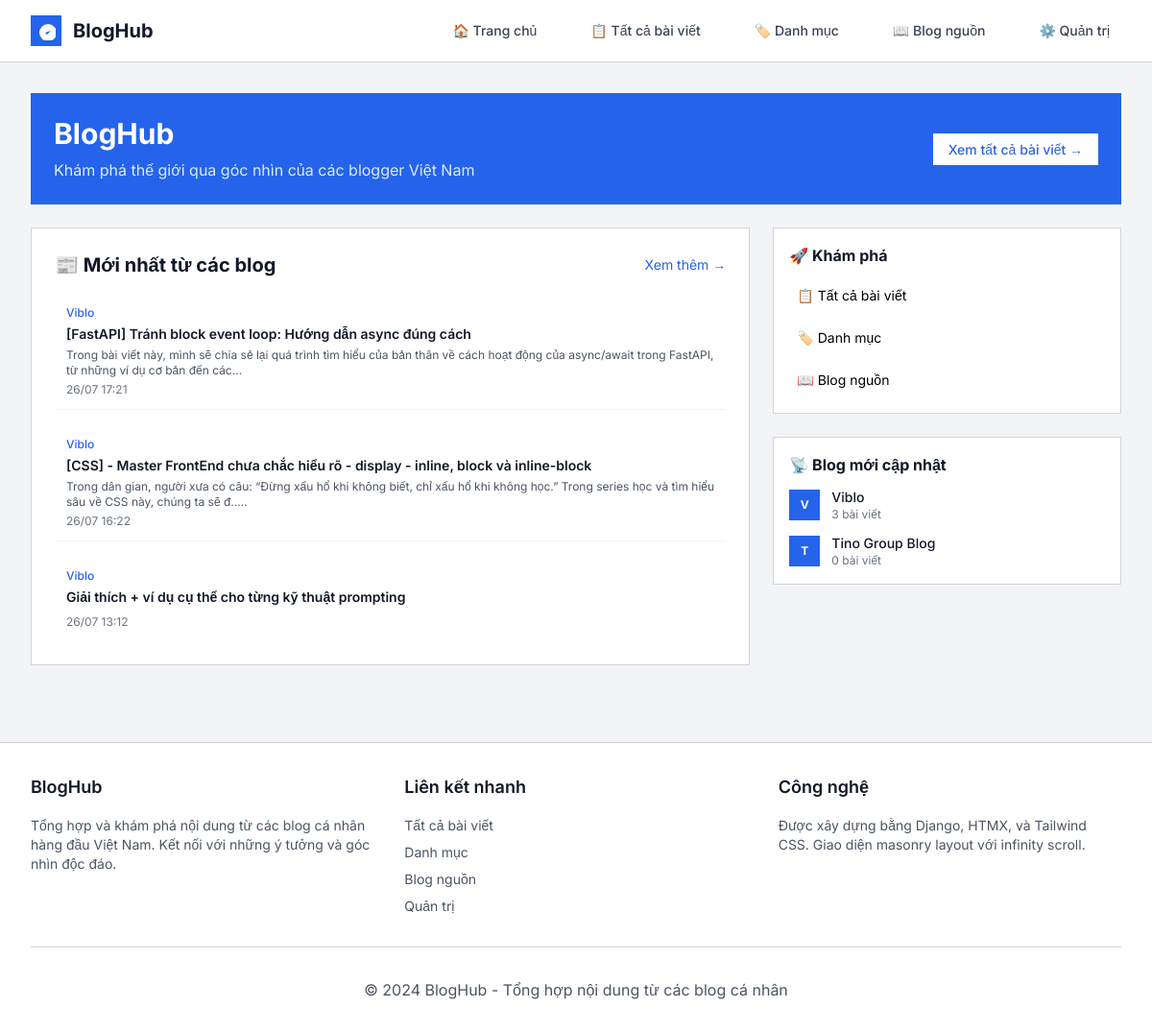
The page / on the database its author committed.
### aggregator/models.py (models this page shows, shortened)
class Post(models.Model):
    title = models.CharField(max_length=500, verbose_name="Tiêu đề")
    link = models.URLField(unique=True, verbose_name="Link gốc")
    excerpt = models.TextField(blank=True, verbose_name="Mô tả ngắn")
    thumbnail_url = models.URLField(blank=True, verbose_name="Ảnh thumbnail")
    published_date = models.DateTimeField(verbose_name="Ngày đăng")
    blog_source = models.ForeignKey(
        BlogSource,
        on_delete=models.CASCADE,
        related_name='posts',
        verbose_name="Nguồn blog"
    )
    category = models.ForeignKey(
        Category,
        on_delete=models.SET_NULL,
        null=True,
        blank=True,
        related_name='posts',
        verbose_name="Danh mục"
    )
    created_at = models.DateTimeField(auto_now_add=True)
    class Meta:
        verbose_name = "Bài viết"
        verbose_name_plural = "Bài viết"
        ordering = ['-published_date']
    @property
    def short_excerpt(self):
        if self.excerpt and len(self.excerpt) > 150:
            return self.excerpt[:150] + "..."
        return self.excerpt or ""

class BlogSource(models.Model):
    name = models.CharField(max_length=200, verbose_name="Tên blog")
    description = models.TextField(blank=True, verbose_name="Mô tả")
    rss_url = models.URLField(verbose_name="RSS URL")
    homepage_url = models.URLField(blank=True, verbose_name="Trang chủ")
    is_active = models.BooleanField(default=True, verbose_name="Kích hoạt")
    created_at = models.DateTimeField(auto_now_add=True)
    updated_at = models.DateTimeField(auto_now=True)
    last_fetched = models.DateTimeField(null=True, blank=True, verbose_name="Lần crawl cuối")
    logo_url = models.URLField(blank=True, verbose_name="Logo URL")
    author = models.CharField(max_length=200, blank=True, verbose_name="Tác giả")
    language = models.CharField(max_length=10, default='vi', verbose_name="Ngôn ngữ")
    tags = models.CharField(max_length=500, blank=True, verbose_name="Tags (phân cách bằng dấu phẩy)")
    class Meta:
        verbose_name = "Nguồn Blog"
        verbose_name_plural = "Nguồn Blog"
        ordering = ['name']
    @property
    def posts_count(self):
        return self.posts.count()

### aggregator/views.py (the view)
# urls.py: path('', views.index, name='index'),  # New homepage
def index(request):
    featured_posts = MyPost.objects.filter(
        is_published=True,
        is_featured=True
    ).select_related('category', 'author')[:3]
    latest_external = Post.objects.select_related('blog_source', 'category').filter(
        blog_source__is_active=True
    )[:6]
    latest_my_posts = MyPost.objects.filter(
        is_published=True
    ).select_related('category', 'author')[:4]
    popular_categories = Category.objects.filter(
        is_active=True
    ).annotate(
        total_posts=Count('posts') + Count('my_posts')
    ).order_by('-total_posts')[:6]
    recent_sources = BlogSource.objects.filter(
        is_active=True
    ).order_by('-last_fetched')[:8]
    week_ago = timezone.now() - timedelta(days=7)
    trending_posts = MyPost.objects.filter(
        is_published=True,
        published_date__gte=week_ago
    ).order_by('-views_count')[:5]
    context = {
        'featured_posts': featured_posts,
        'latest_external': latest_external,
        'latest_my_posts': latest_my_posts,
        'popular_categories': popular_categories,
        'recent_sources': recent_sources,
        'trending_posts': trending_posts,
    }
    return render(request, 'aggregator/index.html', context)

### aggregator/templates/aggregator/index.html (shortened to what this page needs)
{% extends 'aggregator/base.html' %}
{% block content %}
<div class="bg-blue-600 p-6 text-white mb-6">
    <div class="flex justify-between items-center">
        <div>
            <h1 class="text-3xl font-bold mb-2">BlogHub</h1>
            <p class="text-blue-100">Khám phá thế giới qua góc nhìn của các blogger Việt Nam</p>
        </div>
        <div class="text-right">
            <a href="{% url 'aggregator:all_posts' %}" class="bg-white text-blue-600 px-4 py-2 text-sm font-medium hover:bg-gray-100">
                Xem tất cả bài viết →
            </a>
        </div>
    </div>
</div>
<div class="grid grid-cols-1 lg:grid-cols-3 gap-6">
    <div class="lg:col-span-2 space-y-6">
        <section class="bg-white border border-gray-300 p-6">
            <div class="flex items-center justify-between mb-4">
                <h2 class="text-xl font-bold text-gray-900">📰 Mới nhất từ các blog</h2>
                <a href="{% url 'aggregator:all_posts' %}?type=external" class="text-blue-600 text-sm hover:text-blue-700">Xem thêm →</a>
            </div>
            <div class="space-y-4">
                {% for post in latest_external %}
                <article class="flex gap-4 p-3 border-b border-gray-100 last:border-b-0">
                    <div class="flex-1">
                        <div class="flex items-center gap-2 mb-1">
                            <span class="text-xs text-blue-600 font-medium">{{ post.blog_source.name }}</span>
                        </div>
                        <h3 class="text-sm font-semibold text-gray-900 mb-1 line-clamp-2">
                            <a href="{{ post.link }}" target="_blank" class="hover:text-blue-600">{{ post.title }}</a>
                        </h3>
                        <p class="text-xs text-gray-600 line-clamp-2">{{ post.short_excerpt }}</p>
                        <div class="text-xs text-gray-500 mt-1">{{ post.published_date|date:"d/m H:i" }}</div>
                    </div>
                </article>
                {% endfor %}
            </div>
        </section>
    </div>
    <div class="space-y-6">
        <section class="bg-white border border-gray-300 p-4">
            <h3 class="font-bold text-gray-900 mb-3">🚀 Khám phá</h3>
            <div class="space-y-2">
                <a href="{% url 'aggregator:all_posts' %}" class="block p-2 text-sm hover:bg-gray-50">
                    📋 Tất cả bài viết
                </a>
                <a href="{% url 'aggregator:categories' %}" class="block p-2 text-sm hover:bg-gray-50">
                    🏷️ Danh mục
                </a>
                <a href="{% url 'aggregator:blog_sources' %}" class="block p-2 text-sm hover:bg-gray-50">
                    📖 Blog nguồn
                </a>
            </div>
        </section>
        {% if recent_sources %}
        <section class="bg-white border border-gray-300 p-4">
            <h3 class="font-bold text-gray-900 mb-3">📡 Blog mới cập nhật</h3>
            <div class="space-y-3">
                {% for source in recent_sources %}
                <div class="flex items-center gap-3">
                    {% if source.logo_url %}
                    <img src="{{ source.logo_url }}" alt="{{ source.name }}" class="w-8 h-8 bg-gray-200">
                    {% else %}
                    <div class="w-8 h-8 bg-blue-600 flex items-center justify-center">
                        <span class="text-white text-xs font-bold">{{ source.name|first|upper }}</span>
                    </div>
                    {% endif %}
                    <div class="flex-1 min-w-0">
                        <div class="text-sm font-medium text-gray-900 truncate">{{ source.name }}</div>
                        <div class="text-xs text-gray-500">{{ source.posts_count }} bài viết</div>
                    </div>
                </div>
                {% endfor %}
            </div>
        </section>
        {% endif %}
    </div>
</div>
{% endblock %}

### aggregator/templates/aggregator/base.html (shortened to what this page needs)
<!DOCTYPE html>
<html lang="vi">
<head>
    <script src="https://cdn.tailwindcss.com"></script>
    {% load static %}
    <link rel="stylesheet" href="{% static 'css/style.css' %}">
</head>
<body class="bg-gray-100 min-h-screen">
    <header class="bg-white border-b border-gray-300">
        <div class="max-w-7xl mx-auto px-4 sm:px-6 lg:px-8">
            <div class="flex justify-between items-center h-16">
                <div class="flex items-center">
                    <a href="{% url 'aggregator:index' %}" class="flex items-center">
                        <div class="w-8 h-8 bg-blue-600 flex items-center justify-center mr-3">
                            <svg class="w-5 h-5 text-white" fill="currentColor" viewBox="0 0 20 20">
                                <path d="M9 12l2 2 4-4m6 2a9 9 0 11-18 0 9 9 0 0118 0z"/>
                            </svg>
                        </div>
                        <h1 class="text-xl font-bold text-gray-900">BlogHub</h1>
                    </a>
                </div>
                <nav class="hidden md:flex space-x-8">
                    <a href="{% url 'aggregator:index' %}" class="text-gray-700 hover:text-blue-600 px-3 py-2 text-sm font-medium">
                        🏠 Trang chủ
                    </a>
                    <a href="{% url 'aggregator:all_posts' %}" class="text-gray-700 hover:text-blue-600 px-3 py-2 text-sm font-medium">
                        📋 Tất cả bài viết
                    </a>
                    <a href="{% url 'aggregator:categories' %}" class="text-gray-700 hover:text-blue-600 px-3 py-2 text-sm font-medium">
                        🏷️ Danh mục
                    </a>
                    <a href="{% url 'aggregator:blog_sources' %}" class="text-gray-700 hover:text-blue-600 px-3 py-2 text-sm font-medium">
                        📖 Blog nguồn
                    </a>
                    <a href="/admin/" class="text-gray-700 hover:text-blue-600 px-3 py-2 text-sm font-medium">
                    </a>
                </nav>
            </div>
        </div>
    </header>
    <main class="max-w-7xl mx-auto px-4 sm:px-6 lg:px-8 py-8">
        {% block content %}
        {% endblock %}
    </main>
    <footer class="bg-white border-t border-gray-300 mt-12">
        <div class="max-w-7xl mx-auto px-4 sm:px-6 lg:px-8 py-8">
            <div class="grid grid-cols-1 md:grid-cols-3 gap-8">
                <div>
                    <h3 class="text-lg font-semibold text-gray-900 mb-4">BlogHub</h3>
                    <p class="text-gray-600 text-sm">
                        Tổng hợp và khám phá nội dung từ các blog cá nhân hàng đầu Việt Nam.
                        Kết nối với những ý tưởng và góc nhìn độc đáo.
                    </p>
                </div>
                <div>
                    <h3 class="text-lg font-semibold text-gray-900 mb-4">Liên kết nhanh</h3>
                    <div class="space-y-2">
                        <a href="{% url 'aggregator:all_posts' %}" class="block text-gray-600 hover:text-blue-600 text-sm">Tất cả bài viết</a>
                        <a href="{% url 'aggregator:categories' %}" class="block text-gray-600 hover:text-blue-600 text-sm">Danh mục</a>
                        <a href="{% url 'aggregator:blog_sources' %}" class="block text-gray-600 hover:text-blue-600 text-sm">Blog nguồn</a>
                        <a href="/admin/" class="block text-gray-600 hover:text-blue-600 text-sm">Quản trị</a>
                    </div>
                </div>
                <div>
                    <h3 class="text-lg font-semibold text-gray-900 mb-4">Công nghệ</h3>
                    <p class="text-gray-600 text-sm">
                        Được xây dựng bằng Django, HTMX, và Tailwind CSS.
                        Giao diện masonry layout với infinity scroll.
                    </p>
                </div>
            </div>
            <div class="border-t border-gray-300 mt-8 pt-8 text-center text-gray-600">
                <p>&copy; 2024 BlogHub - Tổng hợp nội dung từ các blog cá nhân</p>
            </div>
        </div>
    </footer>
</body>
</html>

### static/css/style.css (style rules this page uses)
.line-clamp-2 { display: -webkit-box; -webkit-line-clamp: 2; -webkit-box-orient: vertical; overflow: hidden; }
* { border-radius: 0 !important; box-shadow: none !important; }

### aggregator/templates/aggregator/base.html (style rules this page uses)
body { font-family: 'Inter', sans-serif; }

### aggregator/templates/aggregator/index.html (style rules this page uses)
.line-clamp-2 { display: -webkit-box; -webkit-line-clamp: 2; -webkit-box-orient: vertical; overflow: hidden; }

### rows shown on the page
Post: blog_source.name "Viblo", title "[FastAPI] Tránh block event loop: Hướng dẫn async đúng cách", short_excerpt "Trong bài viết này, mình sẽ chia sẻ lại quá trình tìm hiểu của bản thân về cách hoạt động của async/await trong FastAPI, từ những ví dụ cơ bản đến các...", published_date "26/07 17:21"
Post: blog_source.name "Viblo", title "[CSS] - Master FrontEnd chưa chắc hiểu rõ - display - inline, block và inline-block", short_excerpt "Trong dân gian, người xưa có câu: “Đừng xấu hổ khi không biết, chỉ xấu hổ khi không học.” Trong series học và tìm hiểu sâu về CSS này, chúng ta sẽ đ.....", published_date "26/07 16:22"
Post: blog_source.name "Viblo", title "Giải thích + ví dụ cụ thể cho từng kỹ thuật prompting", published_date "26/07 13:12"
BlogSource: name|first "V", name "Viblo", posts_count "3"
BlogSource: name|first "T", name "Tino Group Blog", posts_count "0"
